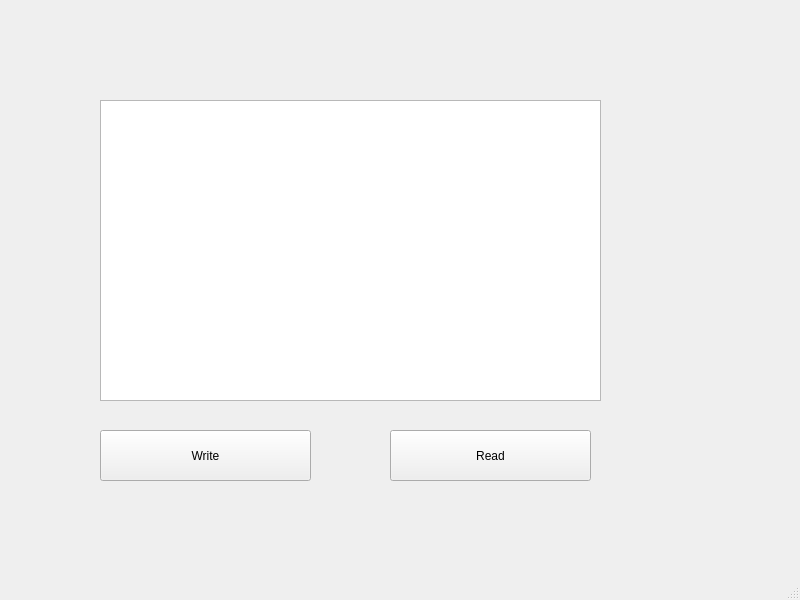
<?xml version="1.0" encoding="UTF-8"?>
<ui version="4.0">
 <class>MainWindow</class>
 <widget class="QMainWindow" name="MainWindow">
  <property name="geometry">
   <rect>
    <x>0</x>
    <y>0</y>
    <width>800</width>
    <height>600</height>
   </rect>
  </property>
  <property name="windowTitle">
   <string>MainWindow</string>
  </property>
  <widget class="QWidget" name="centralwidget">
   <widget class="QPushButton" name="pushButton">
    <property name="geometry">
     <rect>
      <x>100</x>
      <y>430</y>
      <width>211</width>
      <height>51</height>
     </rect>
    </property>
    <property name="text">
     <string>Write</string>
    </property>
   </widget>
   <widget class="QTextEdit" name="textEdit">
    <property name="geometry">
     <rect>
      <x>100</x>
      <y>100</y>
      <width>501</width>
      <height>301</height>
     </rect>
    </property>
   </widget>
   <widget class="QPushButton" name="pushButton_2">
    <property name="geometry">
     <rect>
      <x>390</x>
      <y>430</y>
      <width>201</width>
      <height>51</height>
     </rect>
    </property>
    <property name="text">
     <string>Read</string>
    </property>
   </widget>
  </widget>
  <widget class="QMenuBar" name="menubar">
   <property name="geometry">
    <rect>
     <x>0</x>
     <y>0</y>
     <width>800</width>
     <height>26</height>
    </rect>
   </property>
  </widget>
  <widget class="QStatusBar" name="statusbar"/>
 </widget>
 <resources/>
 <connections/>
</ui>
